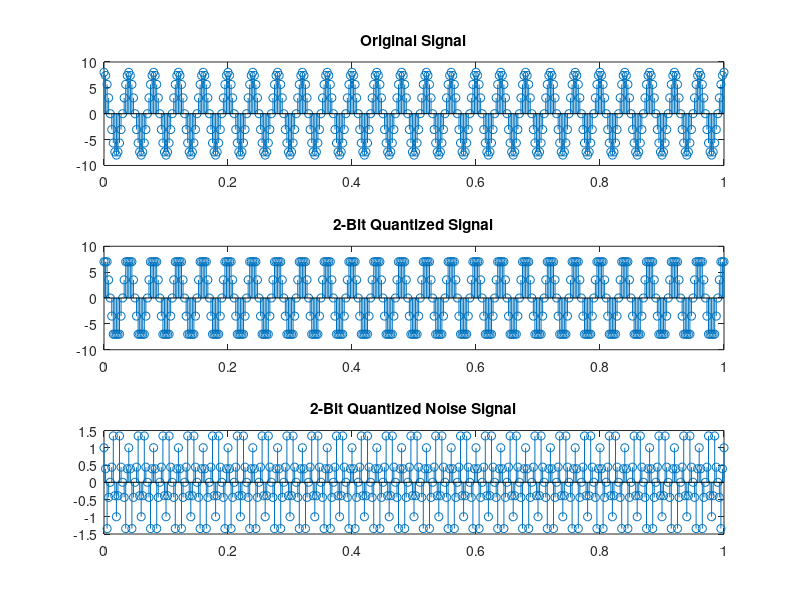
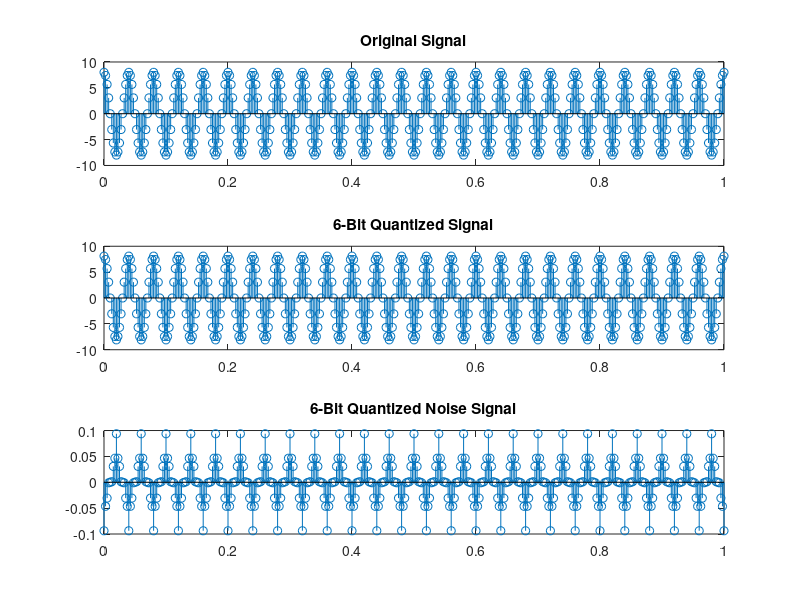

Write the MATLAB code that produced these figures, in order.
fs = 400;
time = 0 : 1/fs : 1;
f = 25;
signal = 8*cos(2*pi*f*time);
plot(signal);

% Signal has to be between -7 to 7
bound = 7;

% Creating Levels
level_2bits = (2*bound)/(2^2);
level_6bits = (2*bound)/(2^6);

% Applying Quantization
quantized_2bits = round(signal/level_2bits)*level_2bits;
quantized_6bits = round(signal/level_6bits)*level_6bits;

% Finding the noise signal
noise_2bits = signal - quantized_2bits;
noise_6bits = signal - quantized_6bits;

% Calculating Quantization Error
qe_2bits = mean(abs(noise_2bits));
qe_6bits = mean(abs(noise_6bits));

% Displaying the Quantization Error
disp(['The quantization error for 2 bits is: ', num2str(qe_2bits)]);
disp(['The quantization error for 6 bits is: ', num2str(qe_6bits)]);

% --------------------(b)-------------------%

figure(1);
subplot(3,1,1);
stem(time, signal);
title('Original Signal');

subplot(3,1,2);
stem(time, quantized_2bits);
title('2-Bit Quantized Signal');

subplot(3,1,3);
stem(time, noise_2bits);
title('2-Bit Quantized Noise Signal');

figure(2);
subplot(3,1,1);
stem(time, signal);
title('Original Signal');

subplot(3,1,2);
stem(time, quantized_6bits);
title('6-Bit Quantized Signal');

subplot(3,1,3);
stem(time, noise_6bits);
title('6-Bit Quantized Noise Signal');
 
%------------(c)-------------%
noise_energy_2bits = noise_2bits.*noise_2bits;
noise_energy_6bits = noise_6bits.*noise_6bits;
signal_energy = signal.*signal;

snr_2bits = mean(signal_energy)/mean(noise_energy_2bits);
snr_6bits = mean(signal_energy)/mean(noise_energy_6bits);

disp(['2 bit snr: ', num2str(snr_2bits)]);
disp(['6 bit snr: ', num2str(snr_6bits)]);

